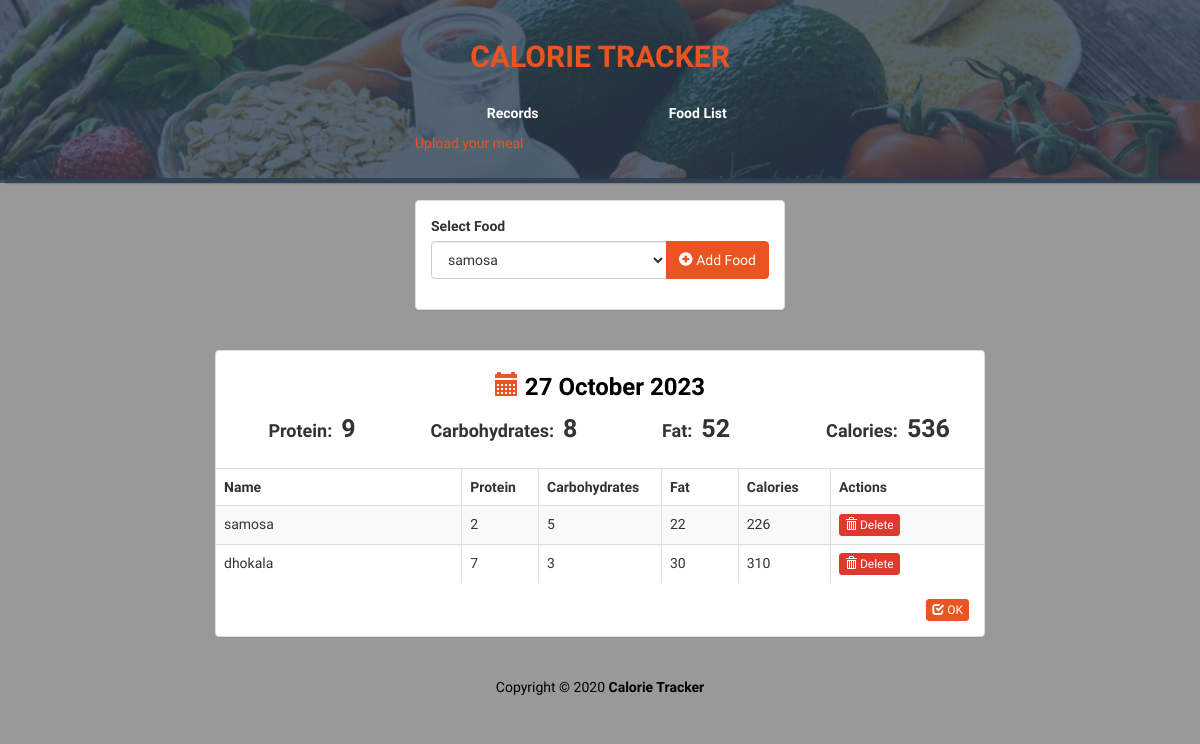
Screenshot of /view/1 with the database file from the repository.
### models.py (models this page shows)
class Log(db.Model):
    id = db.Column(db.Integer, primary_key=True)
    date = db.Column(db.Date, nullable=False)
    foods = db.relationship('Food', secondary=log_food, lazy='dynamic')

class Food(db.Model):
    id = db.Column(db.Integer, primary_key=True,autoincrement=True)
    name = db.Column(db.String(50), nullable=False)
    proteins = db.Column(db.Integer, nullable=False)
    carbs = db.Column(db.Integer, nullable=False)
    fats = db.Column(db.Integer, nullable=False)
    @property
    def calories(self):
        return (self.proteins * 4) + (self.carbs * 4) + (self.fats * 9)

### app.py (the view)
@app.route('/view/<int:log_id>')
def view(log_id):
    log = Log.query.get_or_404(log_id)
    foods = Food.query.all()
    totals = {
        'protein' : 0,
        'carbs' : 0,
        'fat' : 0,
        'calories' : 0
    }
    for food in log.foods:
        totals['protein'] += food.proteins
        totals['carbs'] += food.carbs
        totals['fat'] += food.fats
        totals['calories'] += food.calories
    return render_template('view.html', foods=foods, log=log, totals=totals)

### templates/view.html (shortened to what this page needs)
<!DOCTYPE html>
<html lang="en">
	<head>
		<link rel="stylesheet" href="{{ url_for('static', filename='bs/css/united.min.css') }}" />
		<link rel="stylesheet" href="{{ url_for('static', filename='styles.css') }}" />
	</head>
	<body>
		<div class="container-fluid" id="wrapper">
			<div class="row" id="homeJumbo">
				<div class="overlay"></div>
				<div class="col-lg-12">
					<h1>
						<a href="{{ url_for('index') }}">CALORIE TRACKER</a>
					</h1>
					<div class="row t20">
						<div class="col-lg-4 col-lg-offset-4">
							<ul class="nav nav-pills nav-justified">
							  <li role="presentation">
							  	<a href="{{ url_for('index') }}" title="Home">Records</a>
							  </li>
							  <li role="presentation">
							  	<a href="{{ url_for('add') }}" title="Add Food Item">Food List</a>
							  </li>
							  <l1 role="presentation">
								<a href="{{ url_for('upload_file') }}" title="Add Food Item">Upload your meal</a>
							</ul>
						</div>
					</div>
				</div>
			</div>
			<div class="row t20">
				<div class="col-lg-4 col-lg-offset-4">
					<div class="panel panel-default">
						<div class="panel-body">
							<form action="{{ url_for('add_food_to_log', log_id=log.id) }}" method="POST" role="form">
								<div class="form-group">
									<label>Select Food</label>
									<div class="input-group">
									  <select class="form-control" name="food-select" checked required>
										  {% for food in foods %}
											<option value="{{ food.id }}" checked>{{ food.name }}</option>
									      {% endfor %}
					                    </select>
									  <span class="input-group-btn">
										<button type="submit" value="Submit" class="btn btn-primary" id="add-btn">
										  <i class="glyphicon glyphicon-plus-sign"></i> Add Food
										</button>
									  </span>
									</div>
								</div>
							</form>
						</div>
					</div>
				</div>
			</div>
			<div class="row t20">
				<div class="col-lg-8 col-lg-offset-2">
					<div class="panel panel-default">
						<div class="panel-body">
							<h3 class="lean-h text-black text-center">
								<i class="glyphicon glyphicon-calendar text-primary"></i> {{ log.date.strftime('%d %B %Y') }}
							</h3>
							<div class="row text-center">
								<div class="col-lg-3">
									<h4 class="lean-h">
										Protein: &nbsp;<strong class="f25">{{ totals['protein'] }}</strong>
									</h4>
								</div>
								<div class="col-lg-3">
									<h4 class="lean-h">
										Carbohydrates: &nbsp;<strong class="f25">{{ totals['carbs'] }}</strong>
									</h4>
								</div>
								<div class="col-lg-3">
									<h4 class="lean-h">
										Fat: &nbsp;<strong class="f25">{{ totals['fat'] }}</strong>
									</h4>
								</div>
								<div class="col-lg-3">
									<h4 class="lean-h">
										Calories: &nbsp;<strong class="f25">{{ totals['calories'] }}</strong>
									</h4>
								</div>
							</div>
						</div>
						<div class="table-responsive">
							<table class="table table-striped table-hover table-bordered">
								<thead>
									<tr>
										<th>Name</th>
										<th style="width: 10%;">Protein</th>
										<th style="width: 16%;">Carbohydrates</th>
										<th style="width: 10%;">Fat</th>
										<th style="width: 12%;">Calories</th>
										<th style="width: 20%;">Actions</th>
									</tr>
								</thead>
								<tbody>
									{% for food in log.foods %}
									<tr>
										<td>{{ food.name }}</td><td>{{ food.proteins }}</td>
										<td>{{ food.carbs }}</td><td>{{ food.fats }}</th><td>{{ food.calories }}</td>
										<td>
											<a href="{{ url_for('remove_food_from_log', log_id=log.id, food_id=food.id) }}" class="btn btn-danger btn-xs">
												<i class="glyphicon glyphicon-trash"></i> Delete
											</a>
										</td>
									</tr>
									{% endfor %}
								</tbody>
							</table>
							<div class="panel-body text-bold text-right">
								<a class = 'btn btn-primary btn-xs pull-right"' href="{{ url_for('index') }}" title="Home">
									<i class='glyphicon glyphicon-check'></i> OK
								</a>
							</div>
						</div>
					</div>
				</div>
			</div>
			<footer>
				<div class="row pad">
					<div class="col-lg-12 text-center">
						Copyright &copy; 2020 <strong>Calorie Tracker</strong>
					</div>
				</div>
			</footer>
		</div>
	</body>
</html>

### static/styles.css (style rules this page uses)
body { background: rgba(0, 0, 0, .4); font-family: 'Ubuntu', sans-serif; }
#homeJumbo { position: relative; min-height: 180px; background: rgba(120, 125, 129, 0.26); background-image: url('./img/food1.jpg'); background-size: cover; background-repeat: no-repeat; border-bottom: 2px solid rgba(44, 62, 80, .8); box-shadow: 7px 1px 2px 2px rgba(44, 62, 80, .8); }
#homeJumbo > div.overlay { position: absolute; height: 183px; width: 100%; background: rgba(44, 62, 80, .8); }
#homeJumbo h1 { font-size: 30px; color: #e95420; font-family: 'Oswald'; text-align: center; padding-top: 20px; font-weight: bolder; }
#homeJumbo h1 > a { color: #e95420; text-decoration: none; }
.t20 { margin-top: 20px; }
.f25 { font-size: 25px; }
.nav-justified>li>a { color: white; font-weight: bolder; }
.text-bold { font-weight: bolder !important; }
.lean-h { margin-top: 5px; margin-bottom: 10px; font-weight: bolder; }
.text-black { color: black !important; }
footer { margin-top: 20px; color: black; margin-bottom: 20px; }

### rows the page displays
Log: date "27 October 2023"
Food: name "samosa", proteins "2", carbs "5", fats "22", calories "226"
Food: name "dhokala", proteins "7", carbs "3", fats "30", calories "310"

### other values shown
{{ totals['protein'] }} "9"
{{ totals['carbs'] }} "8"
{{ totals['fat'] }} "52"
{{ totals['calories'] }} "536"
form field food-select "samosa"
